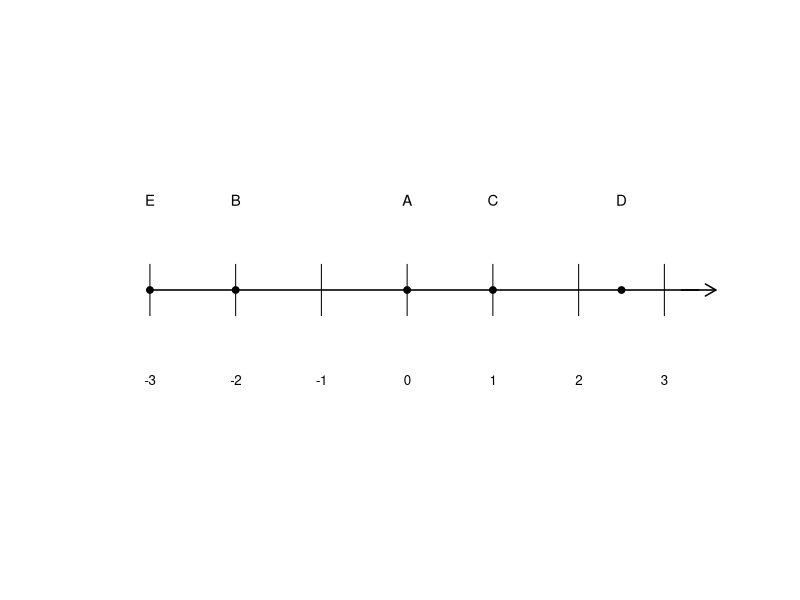
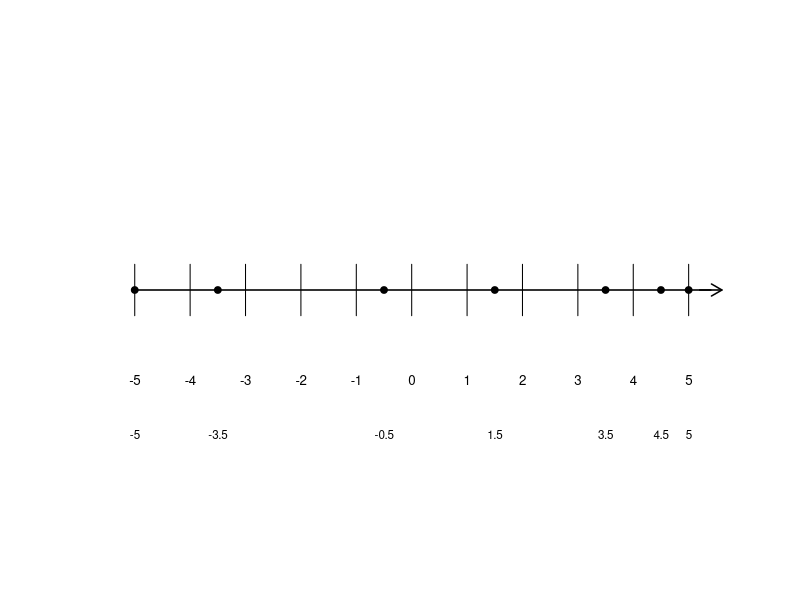
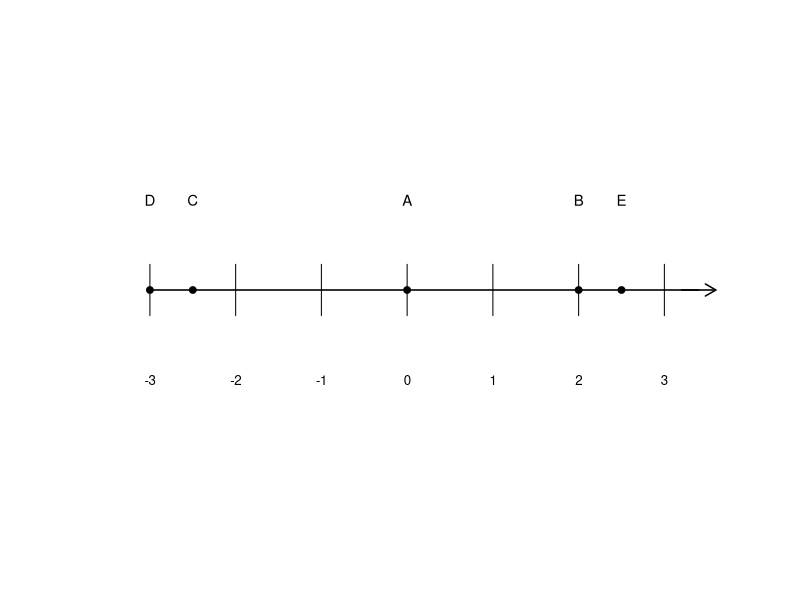
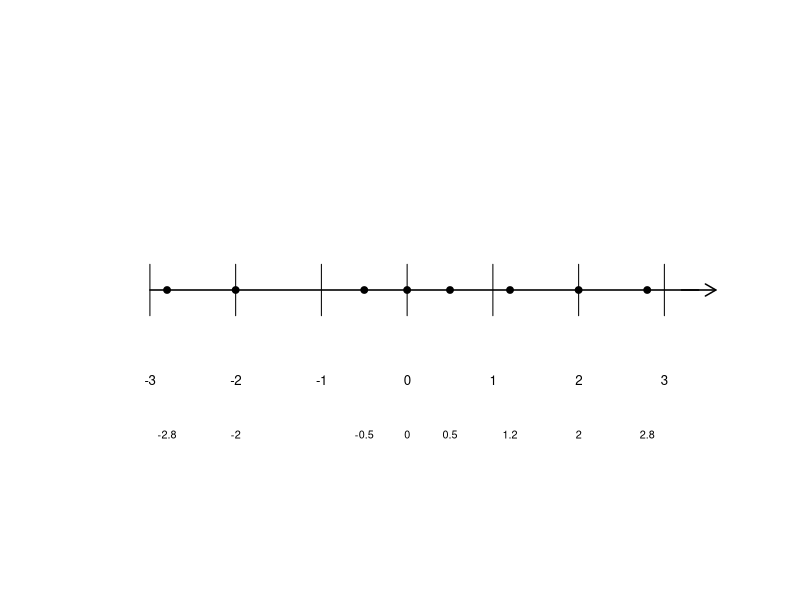

Here is the R script that generated these plots, in order:
setwd("C:/Users/18904/Github/junior-mathematics/codes")
if(!dir.exists("../figures"))dir.create("../figures")

# draw a horizontal number line from lo to hi, tick at each integer, origin at 0
# marks: named points to label below, e.g. c(A=0, B=2)
nl=function(lo,hi,marks=NULL){
  plot(c(lo,hi),c(0,0),type="n",xlim=c(lo-0.5,hi+0.8),ylim=c(-0.6,0.6),axes=FALSE,xlab="",ylab="")
  segments(lo,0,hi+0.4,0,lwd=1.5)
  arrows(hi+0.2,0,hi+0.6,0,length=0.12,lwd=1.5)
  ticks=lo:hi
  segments(ticks,-0.08,ticks,0.08,lwd=1)
  text(ticks,-0.28,ticks,cex=0.8)
  if(!is.null(marks)){
    for(n in names(marks)){
      x=marks[[n]]
      points(x,0,pch=19,cex=0.9)
      text(x,0.28,n,cex=0.9)
    }
  }
}

# week2-1: exercise 1.2(2) q1, E=-3 B=-2 A=0 C=1 D=2.5
draw1=function(){nl(-3,3,c(E=-3,B=-2,A=0,C=1,D=2.5))}
cairo_pdf("../figures/week2-1.pdf",width=4,height=4,family="sans");draw1();dev.off()
svglite::svglite("../figures/week2-1.svg",width=4,height=4);draw1();dev.off()

# week2-2: exercise 1.2(2) q2, show -5,-3.5,-0.5,1.5,3.5,4.5,5
draw2=function(){
  nl(-5,5)
  pts=c(-5,-3.5,-0.5,1.5,3.5,4.5,5)
  points(pts,rep(0,length(pts)),pch=19,cex=0.9)
  labs=c("-5","-3.5","-0.5","1.5","3.5","4.5","5")
  text(pts,rep(-0.45,length(pts)),labs,cex=0.7)
}
cairo_pdf("../figures/week2-2.pdf",width=4,height=4,family="sans");draw2();dev.off()
svglite::svglite("../figures/week2-2.svg",width=4,height=4);draw2();dev.off()

# week2-3: exercise 1.2 review q2, D=-3 C=-2.5 A=0 B=2 E=2.5
draw3=function(){nl(-3,3,c(D=-3,C=-2.5,A=0,B=2,E=2.5))}
cairo_pdf("../figures/week2-3.pdf",width=4,height=4,family="sans");draw3();dev.off()
svglite::svglite("../figures/week2-3.svg",width=4,height=4);draw3();dev.off()

# week2-4: exercise 1.2 comprehensive q6, show -2.8,-2,-0.5,0,0.5,1.2,2,2.8
draw4=function(){
  nl(-3,3)
  pts=c(-2.8,-2,-0.5,0,0.5,1.2,2,2.8)
  points(pts,rep(0,length(pts)),pch=19,cex=0.9)
  labs=c("-2.8","-2","-0.5","0","0.5","1.2","2","2.8")
  text(pts,rep(-0.45,length(pts)),labs,cex=0.65)
}
cairo_pdf("../figures/week2-4.pdf",width=4,height=4,family="sans");draw4();dev.off()
svglite::svglite("../figures/week2-4.svg",width=4,height=4);draw4();dev.off()
